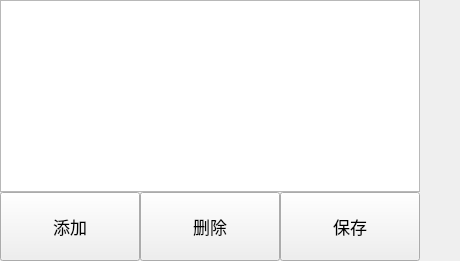
       <widget class="QWidget" name="region_page_">
        <layout class="QVBoxLayout" name="verticalLayout_3" stretch="0,0">
         <property name="spacing">
          <number>0</number>
         </property>
         <property name="leftMargin">
          <number>0</number>
         </property>
         <property name="topMargin">
          <number>0</number>
         </property>
         <property name="rightMargin">
          <number>0</number>
         </property>
         <property name="bottomMargin">
          <number>0</number>
         </property>
         <item>
          <layout class="QHBoxLayout" name="horizontalLayout_3" stretch="0,0">
           <item>
            <widget class="PsTableWidget" name="tableWidget_region_list_">
             <property name="minimumSize">
              <size>
               <width>420</width>
               <height>0</height>
              </size>
             </property>
             <property name="maximumSize">
              <size>
               <width>420</width>
               <height>65535</height>
              </size>
             </property>
             <attribute name="horizontalHeaderVisible">
              <bool>false</bool>
             </attribute>
             <attribute name="horizontalHeaderDefaultSectionSize">
              <number>100</number>
             </attribute>
             <attribute name="verticalHeaderVisible">
              <bool>false</bool>
             </attribute>
             <attribute name="verticalHeaderMinimumSectionSize">
              <number>25</number>
             </attribute>
             <attribute name="verticalHeaderDefaultSectionSize">
              <number>30</number>
             </attribute>
             <column>
              <property name="text">
               <string>Region</string>
              </property>
             </column>
             <column>
              <property name="text">
               <string>Negative</string>
              </property>
             </column>
             <column>
              <property name="text">
               <string>Positve</string>
              </property>
             </column>
            </widget>
           </item>
           <item>
            <spacer name="horizontalSpacer_2">
             <property name="orientation">
              <enum>Qt::Orientation::Horizontal</enum>
             </property>
             <property name="sizeHint" stdset="0">
              <size>
               <width>40</width>
               <height>20</height>
              </size>
             </property>
            </spacer>
           </item>
          </layout>
         </item>
         <item>
          <layout class="QHBoxLayout" name="horizontalLayout_2" stretch="0,0,0,0">
           <property name="spacing">
            <number>0</number>
           </property>
           <item>
            <widget class="PsButton" name="button_add_region_">
             <property name="sizePolicy">
              <sizepolicy hsizetype="Expanding" vsizetype="Fixed">
               <horstretch>0</horstretch>
               <verstretch>0</verstretch>
              </sizepolicy>
             </property>
             <property name="minimumSize">
              <size>
               <width>140</width>
               <height>69</height>
              </size>
             </property>
             <property name="maximumSize">
              <size>
               <width>140</width>
               <height>69</height>
              </size>
             </property>
             <property name="font">
              <font>
               <family>Microsoft YaHei UI</family>
               <pointsize>13</pointsize>
              </font>
             </property>
             <property name="text">
              <string>添加</string>
             </property>
             <property name="checkable">
              <bool>false</bool>
             </property>
            </widget>
           </item>
           <item>
            <widget class="PsButton" name="button_del_region_">
             <property name="sizePolicy">
              <sizepolicy hsizetype="Expanding" vsizetype="Fixed">
               <horstretch>0</horstretch>
               <verstretch>0</verstretch>
              </sizepolicy>
             </property>
             <property name="minimumSize">
              <size>
               <width>140</width>
               <height>69</height>
              </size>
             </property>
             <property name="maximumSize">
              <size>
               <width>140</width>
               <height>69</height>
              </size>
             </property>
             <property name="font">
              <font>
               <family>Microsoft YaHei UI</family>
               <pointsize>13</pointsize>
              </font>
             </property>
             <property name="text">
              <string>删除</string>
             </property>
             <property name="checkable">
              <bool>false</bool>
             </property>
            </widget>
           </item>
           <item>
            <widget class="PsButton" name="button_save_region_">
             <property name="sizePolicy">
              <sizepolicy hsizetype="Expanding" vsizetype="Fixed">
               <horstretch>0</horstretch>
               <verstretch>0</verstretch>
              </sizepolicy>
             </property>
             <property name="minimumSize">
              <size>
               <width>140</width>
               <height>69</height>
              </size>
             </property>
             <property name="maximumSize">
              <size>
               <width>140</width>
               <height>69</height>
              </size>
             </property>
             <property name="font">
              <font>
               <family>Microsoft YaHei UI</family>
               <pointsize>13</pointsize>
              </font>
             </property>
             <property name="text">
              <string>保存</string>
             </property>
             <property name="checkable">
              <bool>false</bool>
             </property>
            </widget>
           </item>
           <item>
            <spacer name="horizontalSpacer">
             <property name="orientation">
              <enum>Qt::Orientation::Horizontal</enum>
             </property>
             <property name="sizeHint" stdset="0">
              <size>
               <width>40</width>
               <height>20</height>
              </size>
             </property>
            </spacer>
           </item>
          </layout>
         </item>
        </layout>
       </widget>
